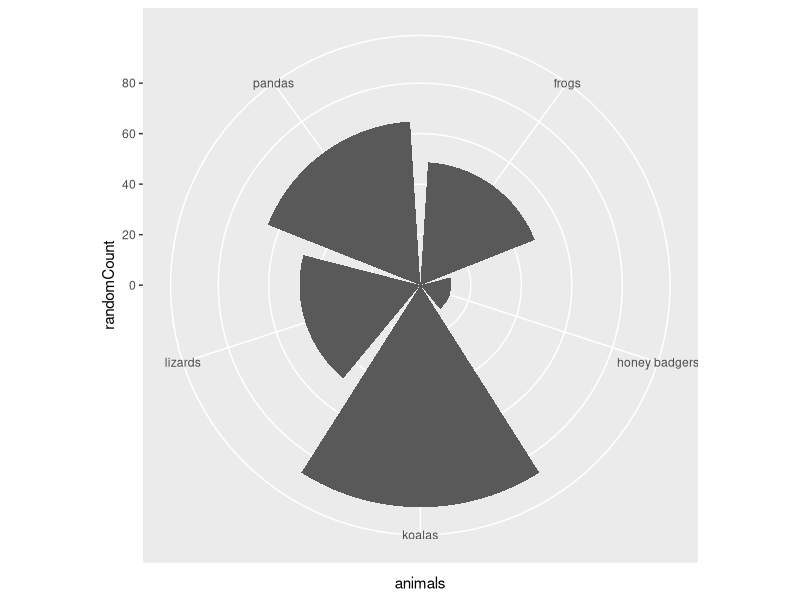

Recreate this plot in R.
require(ggplot2)

# random values
randomAnimals <- c("pandas", "frogs", "koalas", "lizards", "honey badgers")
randomCounts <- runif(5, 1, 100)

# create a table
myData <- data.frame(animals=randomAnimals,randomCount=randomCounts )
# alternatively you can read in data like
# myData <- read.csv("path/to/csv", header=TRUE)

# a simple plot - geom_col differs from geom_bar because you can
# specify which x and y values you want
# notice the addition of the coord_polar()
ggplot(data=myData ) + geom_col( aes(x= animals,y=randomCount) ) + coord_polar()

# OMG HOW COOL IS THAT ^^
